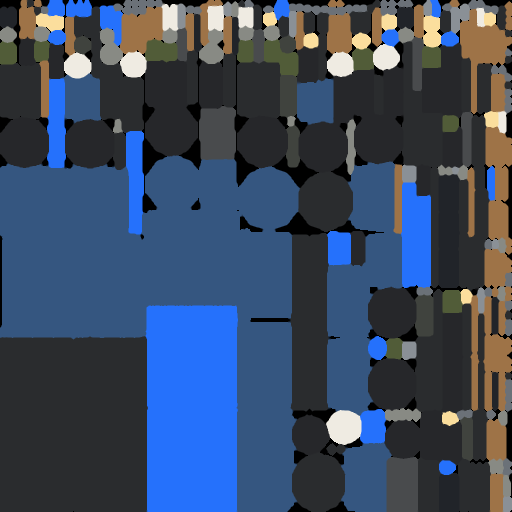
#> input picture game/assets/models/assault_dl5_blue_bake.png, 512 x 512 px, given in place of models, which was not available
$ python look_metrics.py ../game/assets/models
#> lines starting #> are read from the running program, lines starting #| are printed output that depends on the picture; after the words box and inside, x2 and y2 are one past the last pixel; in counts of white or black regions, pixels touching at a corner belong together; pictures that were not available may be replaced by others from this repository, and a replacement may not be noted
#!/usr/bin/env python3
"""Look metrics of Raivon screenshots — the «Raivon Soft» check (docs/art_direction.md §6.12).

Usage: python3 -I tools/look_metrics.py IMG [IMG ...] [--crop x0,y0,x1,y1] [--check]
           [--sample x0,y0,x1,y1 ...] [--gray OUT.png] [--deutan OUT.png]

One line per image, measured over the map area (x 110-720, y 300-1380 of a 941x1672 shot: below the minimap,
above the bottom panel, right of the left button column; the whole image for any other size; --crop overrides):
  V p10/p50/p90       HSV value percentiles
  S                   mean HSV saturation
  black               near-black pixels, V < 0.25
  white-hot           V > 0.92 and S < 0.18
  grit                mean |gradient| of the luma (Rec.709 weights on the sRGB values)
  hard                pixels with |gradient| > 0.25
  L* p10/p50/p90      CIE L* percentiles;  L*<15  share of very dark pixels
  grass               median colour of grass pixels (hue 60-150 deg, S > 0.2): #hex, L*, S %, hue deg, share of the crop
--check      adds a line per image with the §6.12 targets that are missed (hard edges: 6 % for a file named *dl8*).
--sample R   mean sRGB #hex and CIE L*a*b* (+ chroma, hue angle, L* spread) of rectangle R in full-image pixels;
             repeatable. For the ribbon ΔL* (blue vs red body) and the shadow-side hue.
--gray OUT   greyscale copy (each pixel's luminance Y, re-encoded to sRGB: equal L* reads as equal grey).
--deutan OUT deuteranopia simulation: Machado et al. 2009, severity 1.0, applied on linear RGB.
With several images, --gray/--deutan write OUT with "_<image name>" inserted before the extension; an OUT
without an extension gets ".png". Exits 1 when an image cannot be read, a crop or sample misses it, or a copy
cannot be written (the other images are still measured).
"""
import argparse
import os
import sys

import numpy as np
from PIL import Image

MAP_CROP = (110, 300, 720, 1380)  # x0, y0, x1, y1 for a 941x1672 shot
SHOT_SIZE = (941, 1672)
LUMA = np.array([0.2126, 0.7152, 0.0722])
MACHADO_DEUTAN_1 = np.array([[0.367322, 0.860646, -0.227968],
                             [0.280085, 0.672501, 0.047413],
                             [-0.011820, 0.042940, 0.968881]])
# sRGB (D65) linear -> XYZ
RGB2XYZ = np.array([[0.4124564, 0.3575761, 0.1804375],
                    [0.2126729, 0.7151522, 0.0721750],
                    [0.0193339, 0.1191920, 0.9503041]])
WHITE_D65 = np.array([0.95047, 1.0, 1.08883])


def to_linear(c):
    return np.where(c <= 0.04045, c / 12.92, ((c + 0.055) / 1.055) ** 2.4)


def to_srgb(c):
    c = np.clip(c, 0.0, 1.0)
    return np.where(c <= 0.0031308, c * 12.92, 1.055 * np.power(c, 1 / 2.4) - 0.055)


def lab_f(t):
    return np.where(t > 0.008856, np.cbrt(t), 7.787 * t + 16 / 116)


# [8 lines left out: function srgb_to_lab, not called in this run]


def lightness(rgb):
    Y = to_linear(rgb) @ LUMA
    return np.where(Y > 0.008856, 116 * np.cbrt(Y) - 16, 903.3 * Y)


def hsv_parts(rgb):
    mx, mn = rgb.max(-1), rgb.min(-1)
    s = np.where(mx > 0, (mx - mn) / np.maximum(mx, 1e-6), 0.0)
    r, g, b = rgb[..., 0], rgb[..., 1], rgb[..., 2]
    d = np.maximum(mx - mn, 1e-6)
    h = np.where(mx == r, ((g - b) / d) % 6, np.where(mx == g, (b - r) / d + 2, (r - g) / d + 4)) * 60
    return h, s, mx


def hexcol(rgb):
    return "#%02X%02X%02X" % tuple(int(round(v)) for v in np.clip(rgb, 0, 1) * 255)


# [8 lines left out: function rect, not called in this run]


def measure(a, path):
    """a: (h, w, 3) sRGB 0..1 crop. Returns a dict of the metrics."""
    h, s, v = hsv_parts(a)
    lum = a @ LUMA
    gx = np.abs(np.diff(lum, axis=1))[:-1, :]
    gy = np.abs(np.diff(lum, axis=0))[:, :-1]
    grad = np.hypot(gx, gy)
    L = lightness(a)
    green = (h > 60) & (h < 150) & (s > 0.2)
    m = {
        "v": np.percentile(v, [10, 50, 90]),
        "s": s.mean(),
        "black": 100 * (v < 0.25).mean(),
        "white": 100 * ((v > 0.92) & (s < 0.18)).mean(),
        "grit": grad.mean(),
        "hard": 100 * (grad > 0.25).mean(),
        "L": np.percentile(L, [10, 50, 90]),
        "L15": 100 * (L < 15).mean(),
        "grass_share": 100 * green.mean(),
        "dl8": "dl8" in os.path.basename(path).lower(),
    }
    if green.any():
        m["grass"] = np.median(a[green], 0)
        m["grass_L"] = np.median(L[green])
        m["grass_S"] = 100 * np.median(s[green])
        m["grass_h"] = np.median(h[green])
    return m


def line(name, m):
    out = (f"{name}: V p10/p50/p90 {m['v'][0]:.2f}/{m['v'][1]:.2f}/{m['v'][2]:.2f} | S {m['s']:.2f}"
           f" | black {m['black']:.1f}% | white-hot {m['white']:.2f}% | grit {m['grit']:.3f} | hard {m['hard']:.2f}%"
           f" | L* p10/p50/p90 {m['L'][0]:.0f}/{m['L'][1]:.0f}/{m['L'][2]:.0f} | L*<15 {m['L15']:.1f}%")
    if "grass" in m:
        out += (f" | grass {hexcol(m['grass'])} L* {m['grass_L']:.0f} S {m['grass_S']:.0f}% hue {m['grass_h']:.0f}°"
                f" ({m['grass_share']:.0f}% of px)")
    else:
        out += " | grass none"
    return out


# [60 lines left out: functions check, sample, out_name, save, not called in this run]


def main():
    ap = argparse.ArgumentParser(description=__doc__, formatter_class=argparse.RawDescriptionHelpFormatter)
    ap.add_argument("images", nargs="+")
    ap.add_argument("--crop", help="x0,y0,x1,y1 of the measured area (default: the map area of a 941x1672 shot)")
    ap.add_argument("--sample", action="append", default=[], help="x0,y0,x1,y1: mean colour of a rectangle")
    ap.add_argument("--gray", help="write a greyscale copy to this PNG")
    ap.add_argument("--deutan", help="write a deuteranopia simulation to this PNG")
    ap.add_argument("--check", action="store_true", help="list the §6.12 targets each image misses")
    args = ap.parse_args()
    crop = rect(args.crop, "--crop") if args.crop else None
    samples = [rect(t, "--sample") for t in args.sample]
    many = len(args.images) > 1
    failed = 0  # images with a problem: the exit status says so even when the lines scroll by
    for path in args.images:
        name = os.path.basename(path)
        try:
            im = Image.open(path).convert("RGB")
#> im is the input picture: PIL image 512x512 RGB; mean R, G, B 59.2, 74.7, 98.5
        except OSError as e:
            print(f"{name}: cannot read ({e})")
            failed += 1
            continue
        full = np.asarray(im).astype(np.float64) / 255
        if crop:
            x0, y0, x1, y1 = crop
        elif im.size == SHOT_SIZE:
            x0, y0, x1, y1 = MAP_CROP
        else:
            x0, y0, x1, y1 = 0, 0, im.size[0], im.size[1]
#> x0 = 0; y0 = 0; x1 = 512; y1 = 512
        a = full[y0:y1, x0:x1]
        if a.shape[0] < 2 or a.shape[1] < 2:
            print(f"{name}: crop {x0},{y0},{x1},{y1} is outside the {im.size[0]}x{im.size[1]} image")
            failed += 1
            continue
        ok = True
        m = measure(a, path)
#> in hsv_parts, `r, g, b = rgb[..., 0], rgb[..., 1], rgb[..., 2]`:
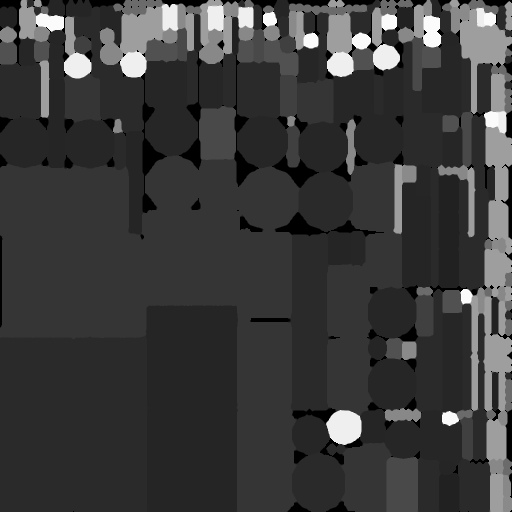
#> r: shape (512, 512) float64; min 0, max 0.984, mean 0.232
#> in hsv_parts, `r, g, b = rgb[..., 0], rgb[..., 1], rgb[..., 2]`:
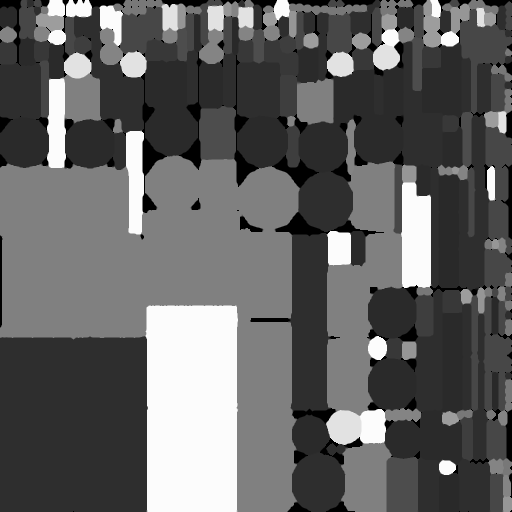
#> b: shape (512, 512) float64; min 0, max 0.988, mean 0.386
#> in hsv_parts, `d = np.maximum(mx - mn, 1e-6)`:
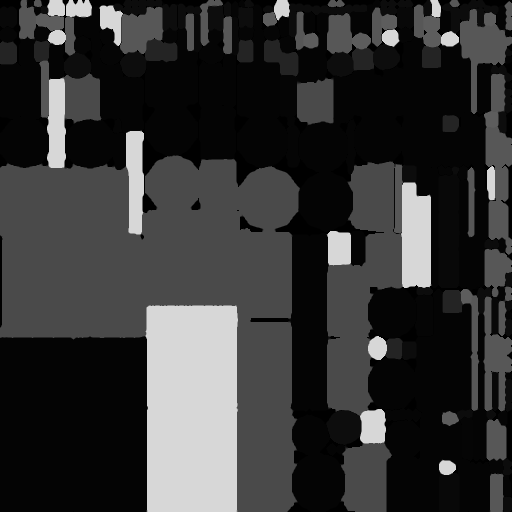
#> d: shape (512, 512) float64; min 1e-06, max 0.843, mean 0.211
#> in hsv_parts, `h = np.where(mx == r, ((g - b) / d) % 6, np.where(mx == g, (b - r) / d..`:
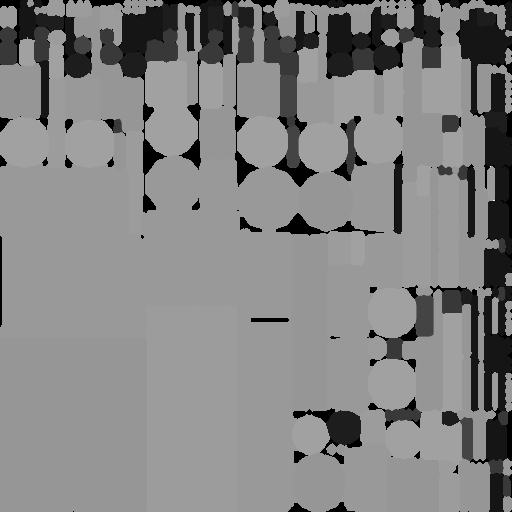
#> h: shape (512, 512) float64; min 0, max 355.4, mean 183.8; drawn with min black and max white
#> in lightness, `Y = to_linear(rgb) @ LUMA`:
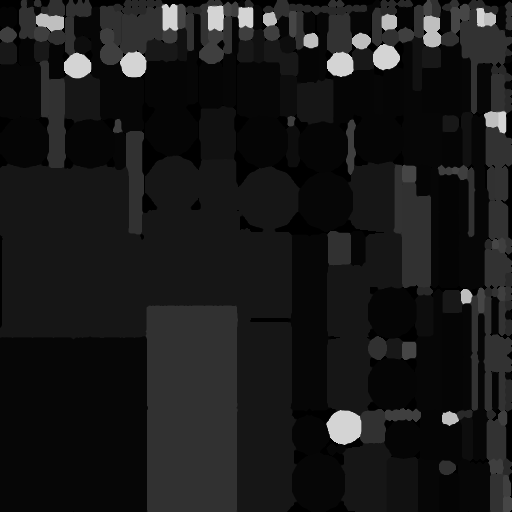
#> Y: shape (512, 512) float64; min 0, max 0.833, mean 0.0999
#> in lightness, `return np.where(Y > 0.008856, 116 * np.cbrt(Y) - 16, 903.3 * Y)`:
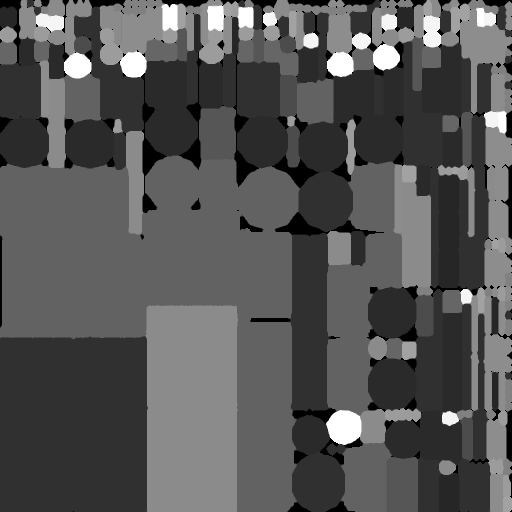
#> returned value: shape (512, 512) float64; min 0, max 93.13, mean 31.5; drawn with min black and max white
#> in measure, `green = (h > 60) & (h < 150) & (s > 0.2)`:
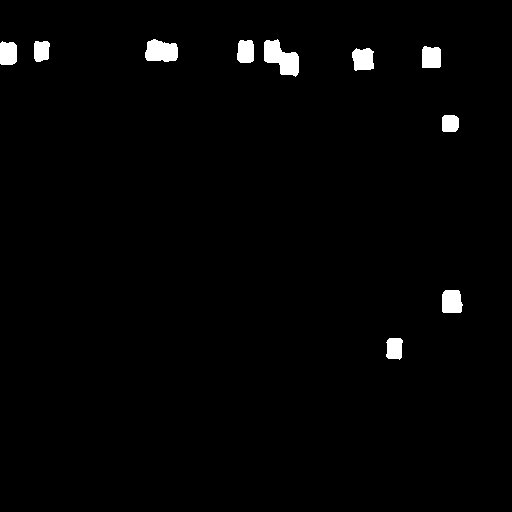
#> green: shape (512, 512) bool; 1.6% white; 10 white regions, largest, box (x1, y1, x2, y2) and area: (264, 39, 299, 77) 790, (145, 39, 178, 62) 607, (442, 290, 463, 313) 436
#> m = 14 items
        print(line(name, m))
#| models: V p10/p50/p90 0.16/0.47/0.99 | S 0.35 | black 43.7% | white-hot 1.60% | grit 0.016 | hard 2.00% | L* p10/p50/p90 16/36/52 | L*<15 6.1% | grass #515C38 L* 37 S 39% hue 78° (2% of px)
        if args.check:
            miss = check(m)
            print(f"  {name} §6.12 misses: " + ("; ".join(miss) if miss else "none"))
        for r in samples:
            text = sample(full, r)
            if text is None:
                print(f"  {name} sample {','.join(map(str, r))}: outside the {im.size[0]}x{im.size[1]} image")
                ok = False
            else:
                print(f"  {name} {text}")
        if args.gray:
            Y = to_linear(full) @ LUMA
            g = (to_srgb(Y) * 255 + 0.5).astype(np.uint8)
            ok &= save(Image.fromarray(g, "L"), out_name(args.gray, path, many), name, "gray")
        if args.deutan:
            sim = to_srgb(to_linear(full) @ MACHADO_DEUTAN_1.T)
            ok &= save(Image.fromarray((sim * 255 + 0.5).astype(np.uint8), "RGB"),
                       out_name(args.deutan, path, many), name, "deutan")
        failed += not ok
    if failed:
        sys.stdout.flush()  # the per-image lines first, then the summary
        print(f"look_metrics: {failed} of {len(args.images)} image(s) had a problem (see above)", file=sys.stderr)
        sys.exit(1)


if __name__ == "__main__":
    main()

$ run again, on game/assets/models/assault_dl2_red_bake.png
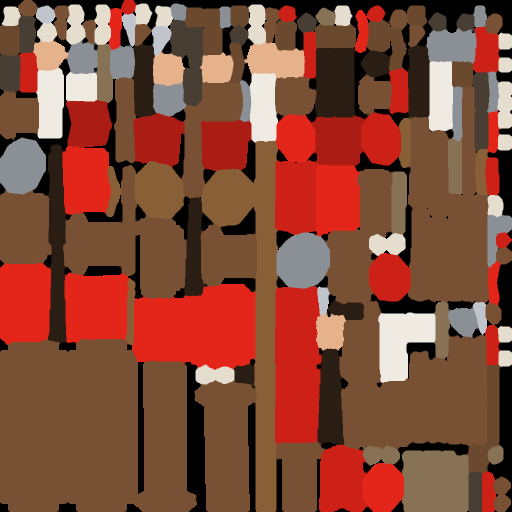
#> input picture game/assets/models/assault_dl2_red_bake.png, 512 x 512 px, given in place of models, which was not available
#> in main, im is the input picture: PIL image 512x512 RGB; mean R, G, B 133.1, 74.9, 56.4
#> in lightness, `Y = to_linear(rgb) @ LUMA`:
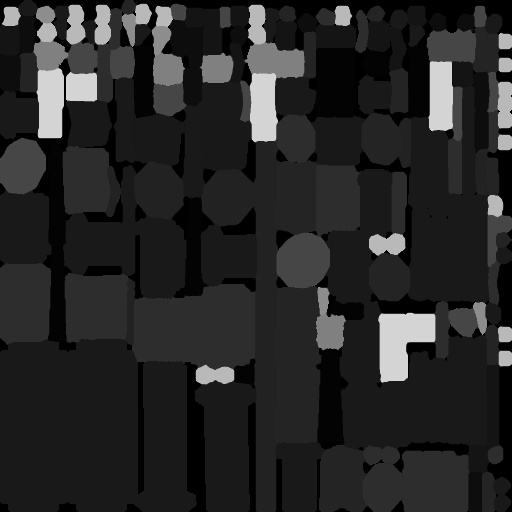
#> Y: shape (512, 512) float64; min 0, max 0.833, mean 0.156
#> in lightness, `return np.where(Y > 0.008856, 116 * np.cbrt(Y) - 16, 903.3 * Y)`:
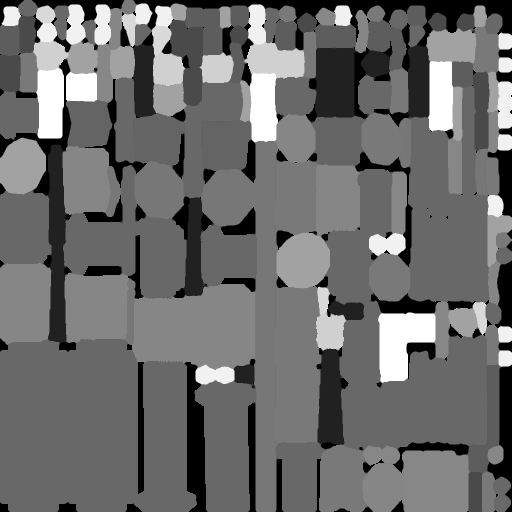
#> returned value: shape (512, 512) float64; min 0, max 93.13, mean 39.7; drawn with min black and max white
#> green: shape (512, 512) bool; every value is 0
#> m = 10 items
#| models: V p10/p50/p90 0.16/0.47/0.89 | S 0.51 | black 15.0% | white-hot 3.15% | grit 0.019 | hard 2.94% | L* p10/p50/p90 12/38/59 | L*<15 14.6% | grass none

$ run again, on game/assets/models/assault_dl5_green_bake.png
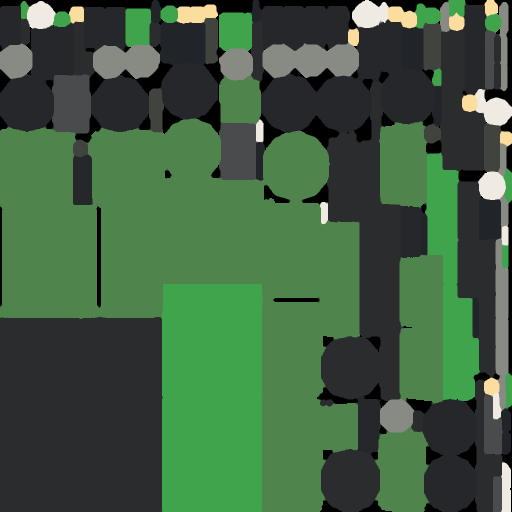
#> input picture game/assets/models/assault_dl5_green_bake.png, 512 x 512 px, given in place of models, which was not available
#> in main, im is the input picture: PIL image 512x512 RGB; mean R, G, B 63.4, 94.3, 64.9
#> in lightness, `Y = to_linear(rgb) @ LUMA`:
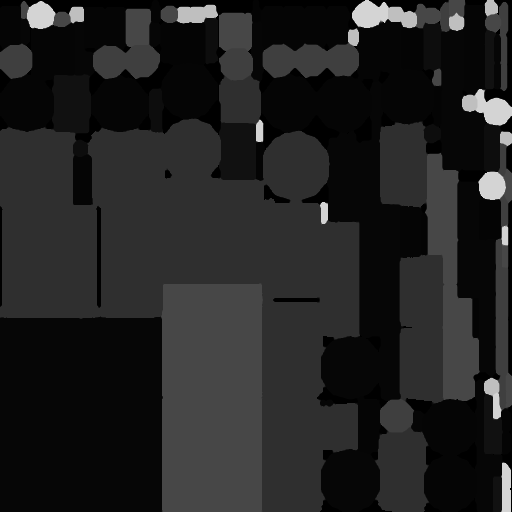
#> Y: shape (512, 512) float64; min 0, max 0.833, mean 0.137
#> in measure, `green = (h > 60) & (h < 150) & (s > 0.2)`:
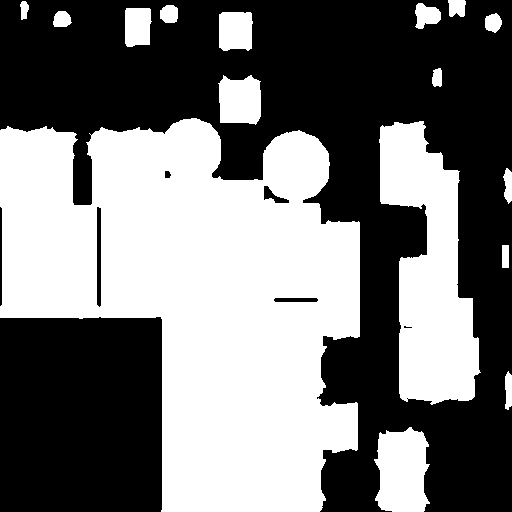
#> green: shape (512, 512) bool; 46% white; 16 white regions, largest, box (x1, y1, x2, y2) and area: (0, 118, 360, 512) 93340, (379, 121, 481, 405) 17064, (374, 427, 430, 512) 3814
#> m = 14 items
#| models: V p10/p50/p90 0.16/0.52/0.64 | S 0.26 | black 44.3% | white-hot 1.39% | grit 0.013 | hard 2.07% | L* p10/p50/p90 16/50/60 | L*<15 7.3% | grass #4F844D L* 50 S 42% hue 118° (46% of px)
